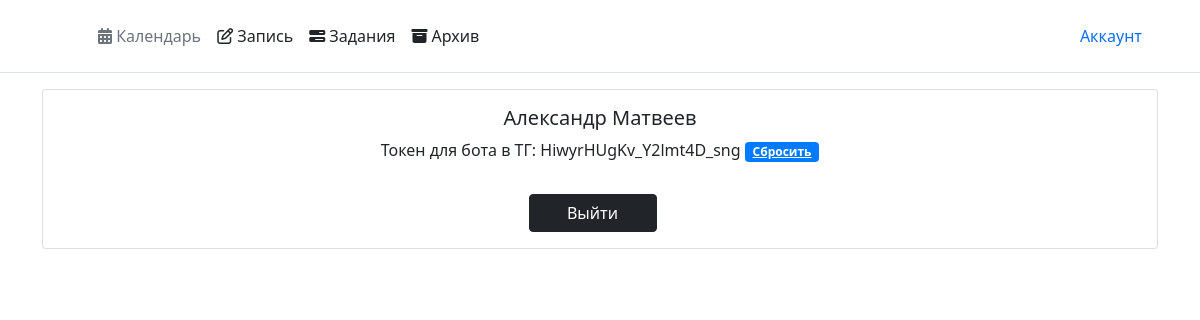
/user (signed in), run on an earlier commit of the app's database.
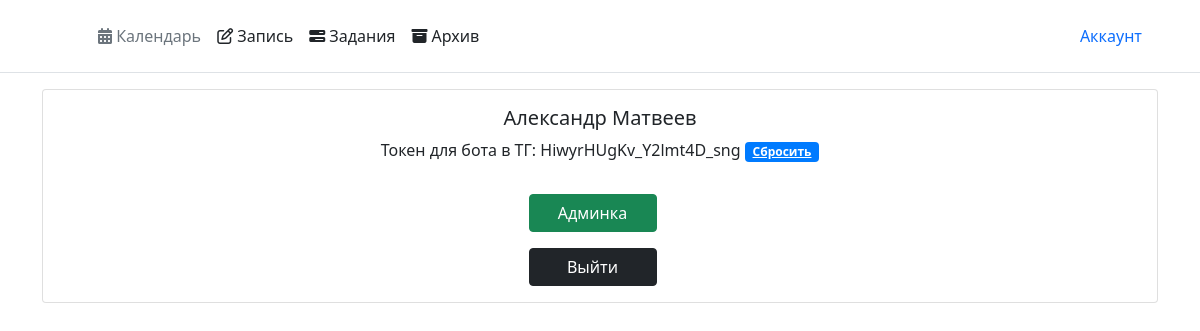
And on a later commit of the database.
### main.py (the view)
@app.route("/user")
def user():
    if current_user.is_authenticated:
        new_token = int(request.args.get('token', 0))
        if new_token:
            db_sess = db_session.create_session()
            current_user.connection = None
            current_user.token = token_urlsafe(16)
            db_sess.commit()
            return redirect("/user")
        else:
            return render_template(
                "user_cabinet.html",
                title="Личный кабинет",
                user=current_user)
    else:
        return redirect("/")

### main.py (called while the page is built)
@login_manager.user_loader
def load_user(user_id):
    db_sess = db_session.create_session()
    user = db_sess.query(User).get(user_id)
    if user.is_ban:
        return
    return user

### tables/db_session.py (called while the page is built)
def create_session() -> Session:
    global __factory
    return __factory()

### templates/user_cabinet.html (shortened to what this page needs)
{% extends "main.html" %}
{% block content %}
<div class="card w-100">
    <div class="card-body">
        <h5 class="card-title">{{ user.name}} {{user.surname }}</h5>
        <p class="card-text" style="margin-bottom: 2rem;">Токен для бота в ТГ: {{ user.token }}
            <a href="/user?token=1" class="badge badge-primary">Сбросить</a>
        </p>
        {% if user.is_admin %}
        <ul class="nav col-12 col-lg-auto me-lg-auto mb-2 justify-content-center mb-md-0">
            <li><a href="/admin" class="btn btn-success px-2" style="width: 8rem; margin-bottom: 1rem;">Админка</a></li>
        </ul>
        {% endif %}
        <ul class="nav col-12 col-lg-auto me-lg-auto mb-2 justify-content-center mb-md-0">
            <li><a href="/logout" class="btn btn-dark px-2" style="width: 8rem;">Выйти</a></li>
        </ul>
    </div>
</div>
{% endblock %}

What changed in the data, as far as the page shows it:
changed User "Александр": is_admin False → True (drawn)
Also different on the page:
text now shown: "Админка"
